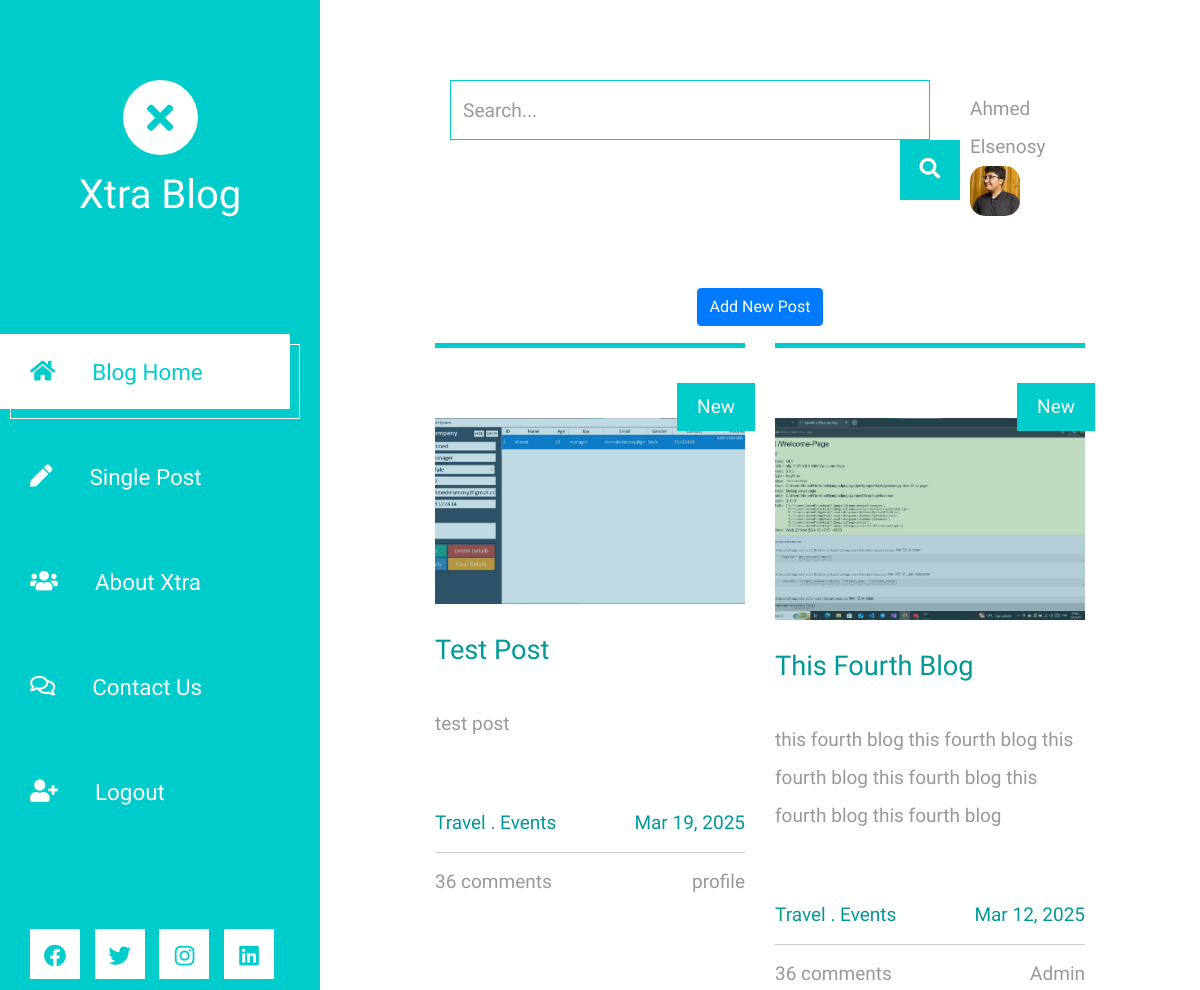
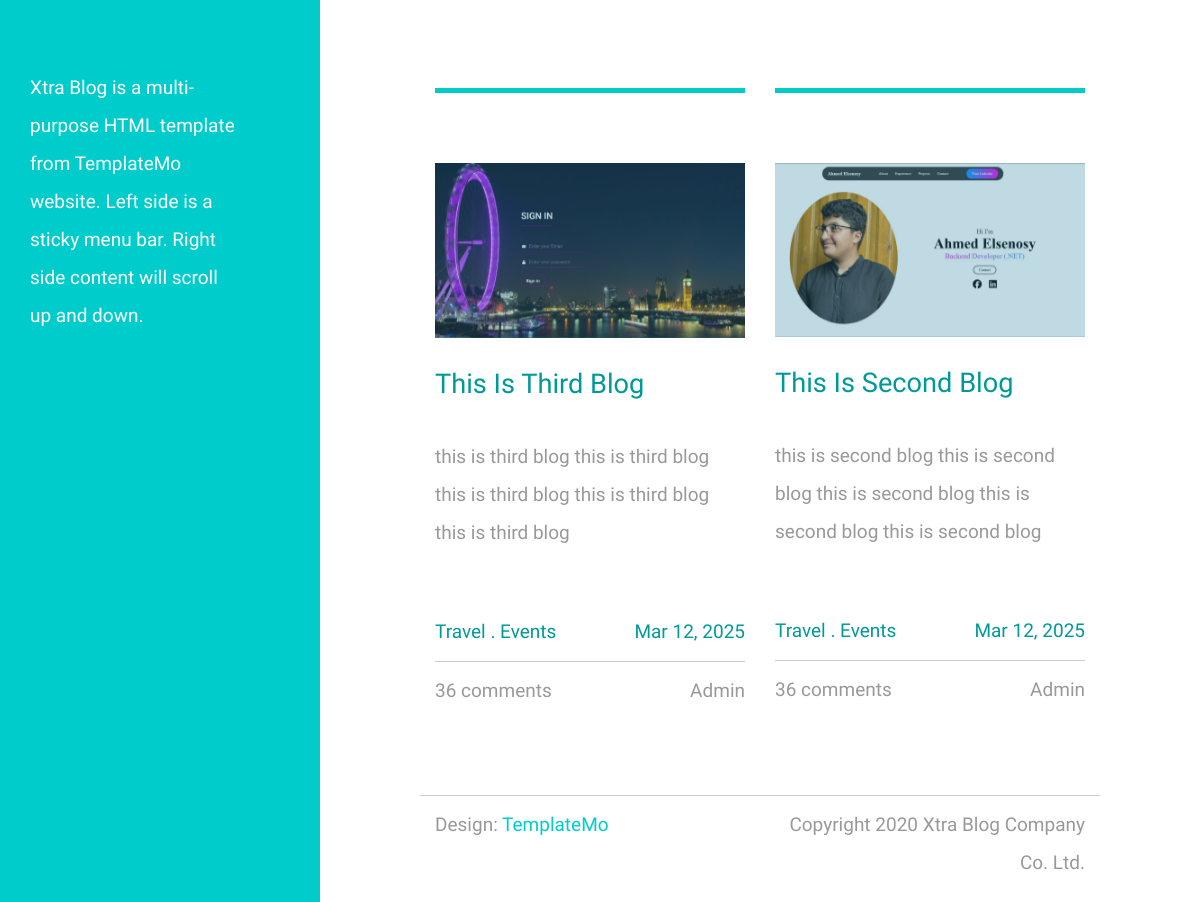
/home/ (signed in), run on an earlier commit of the app's database (2 pictures, top to bottom).
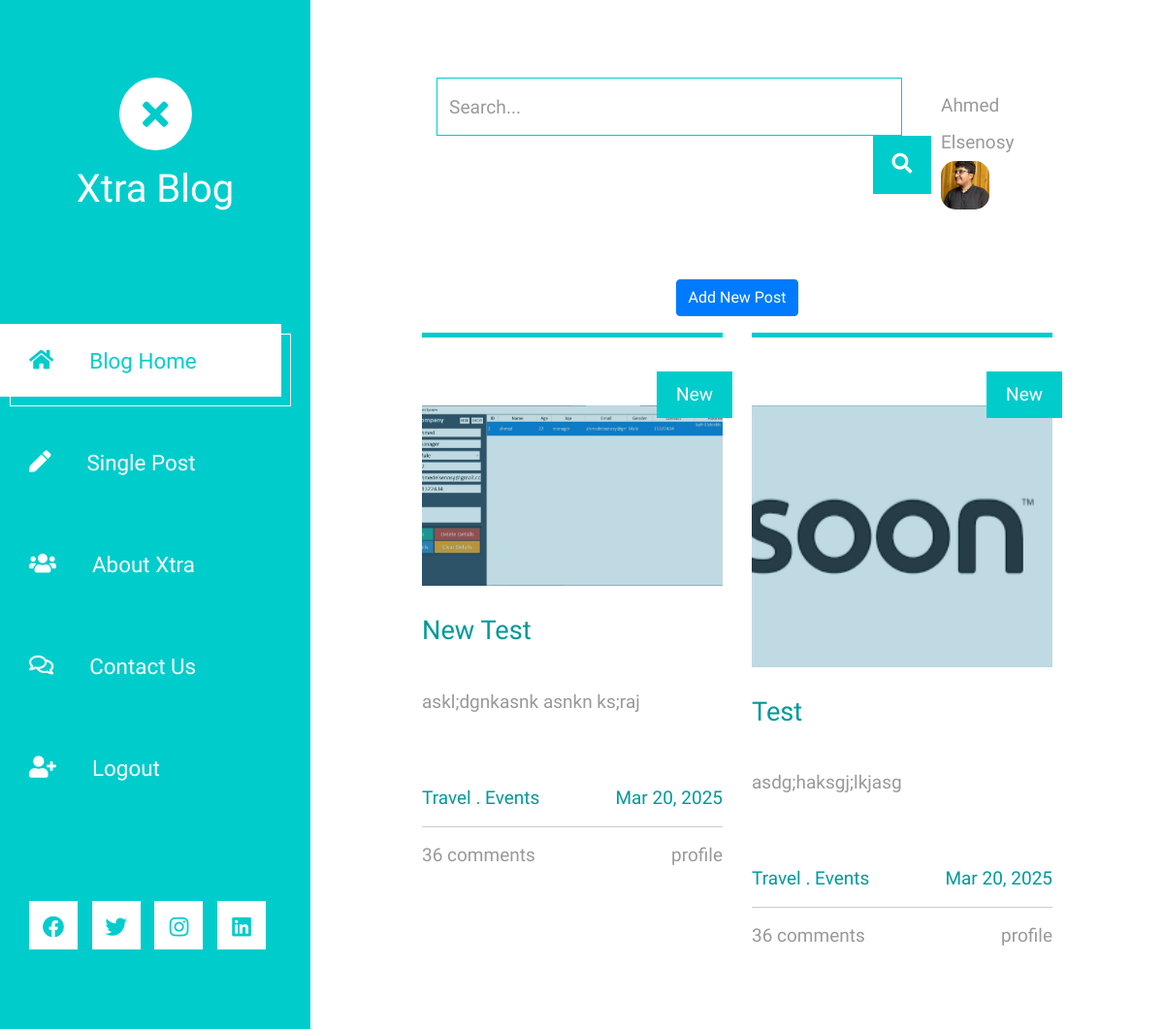
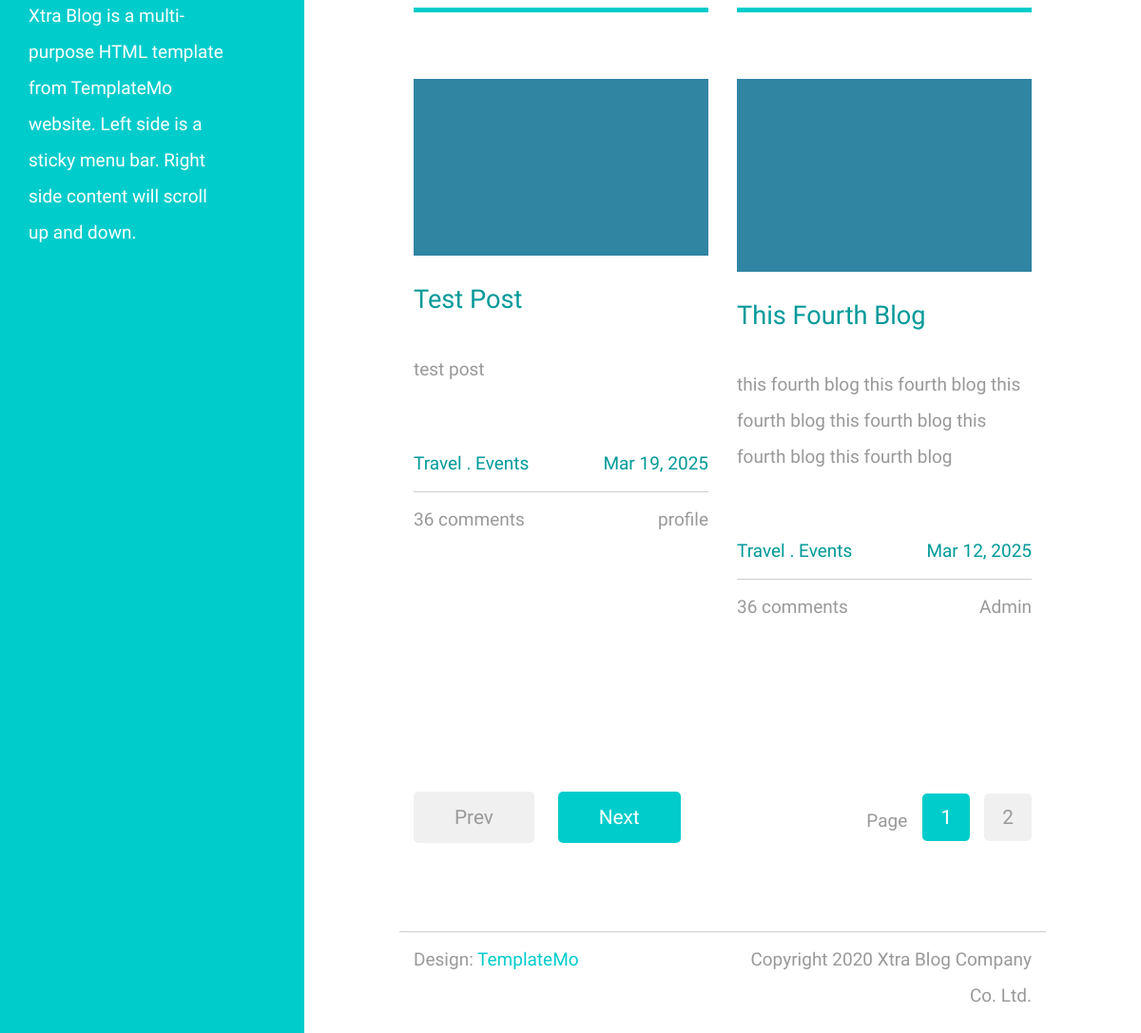
And on a later commit of the database (2 pictures, top to bottom).
### accounts/models.py (models this page shows, shortened)
class Profile (models.Model):
    user = models.OneToOneField(User , on_delete=models.CASCADE)
    name = models.CharField(max_length=200)
    age = models.IntegerField(default=0 , blank=True)
    img = models.ImageField(upload_to='profile_img/' , blank=True)
    bio = models.TextField()

### blog/models.py (models this page shows, shortened)
class Blog (models.Model):
    title = models.CharField(max_length=500)
    content = models.TextField()
    date = models.DateTimeField(auto_now_add=True)
    img = models.ImageField(upload_to='BlogImg/')
    author = models.ForeignKey(User, on_delete=models.CASCADE)
    tags = TaggableManager()
    def get_absolute_url(self):
        return reverse("detail_blog", kwargs={"pk": self.pk})

### blog/views.py (the view)
# urls.py: path('', home, name='home'),
@login_required
def home (request):
    search = request.GET.get('search')
    if search:
        all_blogs = Blog.objects.filter(Q(title__icontains = search) & Q(content__icontains = search)).order_by('-id')
    else:
        all_blogs = Blog.objects.all().order_by('-id')
    page = request.GET.get('page',1)
    paginator = Paginator(all_blogs,4)
    try:
        posts = paginator.page(page)
    except PageNotAnInteger:
        posts = paginator.page(1)
    except EmptyPage:
        posts = paginator.page(paginator.num_pages)
    return render(request, 'index.html',{'all_blogs':posts})

### blog/templates/index.html
{% extends 'base.html' %}
{% load static %}
{% block content %}
    <div style="display: flex; justify-content: center; align-items: center; margin: 7px;">
        <a href="{% url 'create_post' %}"><button class="btn btn-primary">Add New Post</button></a>
    </div>
    <div class="row tm-row">
        {% for blog in all_blogs %}
            <article class="col-12 col-md-6 tm-post">
                <hr class="tm-hr-primary">
                <a href="{{blog.get_absolute_url}}" class="effect-lily tm-post-link tm-pt-60">
                    <div class="tm-post-link-inner">
                        <img src="{{blog.img.url}}" alt="Image" class="img-fluid">
                    </div>
                    {% if forloop.counter == 1 or forloop.counter == 2 %}
                    <span class="position-absolute tm-new-badge">New</span>
                    {% endif %}
                    <h2 class="tm-pt-30 tm-color-primary tm-post-title">{{blog.title|title}}</h2>
                </a>
                <p class="tm-pt-30">
                    {{blog.content}}
                </p>
                <div class="d-flex justify-content-between tm-pt-45">
                    <span class="tm-color-primary">Travel . Events</span>
                    <span class="tm-color-primary">{{blog.date|date:'M d, Y'}}</span>
                </div>
                <hr>
                <div class="d-flex justify-content-between">
                    <span>36 comments</span>
                    <span>{{blog.author}}</span>
                </div>
            </article>
        {% endfor %}
    </div>
    {% if all_blogs.has_other_pages %}
        <div class="row tm-row tm-mt-100 tm-mb-75">
            <div class="tm-prev-next-wrapper">
                {% if all_blogs.has_previous %}
                    <a href="?page={{all_blogs.previous_page_number}}" class="mb-2 tm-btn tm-btn-primary tm-prev-next tm-mr-20">Prev</a>
                {% else %}
                    <a href="#" class="mb-2 tm-btn tm-btn-primary tm-prev-next disabled tm-mr-20">Prev</a>
                {% endif %}
                {% if all_blogs.has_next %}
                    <a href="?page={{all_blogs.next_page_number}}" class="mb-2 tm-btn tm-btn-primary tm-prev-next">Next</a>
                {% else %}
                    <a href="#" class="mb-2 tm-btn tm-btn-primary disabled tm-prev-next">Next</a>
                {% endif %}
            </div>
            <div class="tm-paging-wrapper">
                <span class="d-inline-block mr-3">Page</span>
                <nav class="tm-paging-nav d-inline-block">
                    <ul>
                        {% for p in all_blogs.paginator.page_range %}
                            {% if all_blogs.number == p %}
                                <li class="tm-paging-item active">
                                    <a href="?page={{ p }}" class="mb-2 tm-btn tm-paging-link">{{ p }}</a>
                                </li>
                            {% else %}
                                <li class="tm-paging-item">
                                    <a href="?page={{ p }}" class="mb-2 tm-btn tm-paging-link">{{ p }}</a>
                                </li>
                            {% endif %}
                        {% endfor %}
                    </ul>
                </nav>
            </div>
        </div>
    {% endif %}
{% endblock content %}

### templates/base.html (shortened to what this page needs)
{% load static %}
<!DOCTYPE html>
<html lang="en">
<head>
	<link rel="stylesheet" href="{% static 'fontawesome/css/all.min.css' %}">
    <link href="{% static 'css/bootstrap.min.css' %}" rel="stylesheet">
    <link href="{% static 'css/templatemo-xtra-blog.css' %}" rel="stylesheet">
</head>
<body>
	<header class="tm-header" id="tm-header">
        <div class="tm-header-wrapper">
            <div class="tm-site-header">
                <div class="mb-3 mx-auto tm-site-logo"><i class="fas fa-times fa-2x"></i></div>
                <h1 class="text-center">Xtra Blog</h1>
            </div>
            <nav class="tm-nav" id="tm-nav">
                <ul>
                    <li class="tm-nav-item active"><a href="index.html" class="tm-nav-link">
                        <i class="fas fa-home"></i>
                        Blog Home
                    </a></li>
                    <li class="tm-nav-item"><a href="post.html" class="tm-nav-link">
                        <i class="fas fa-pen"></i>
                        Single Post
                    </a></li>
                    <li class="tm-nav-item"><a href="about.html" class="tm-nav-link">
                        <i class="fas fa-users"></i>
                        About Xtra
                    </a></li>
                    <li class="tm-nav-item"><a href="contact.html" class="tm-nav-link">
                        <i class="far fa-comments"></i>
                        Contact Us
                    </a></li>
                    {% if request.user.is_authenticated %}
                    <li class="tm-nav-item"><a href="{% url 'logout' %}" class="tm-nav-link">
                        <i class="fas fa-user-plus"></i>
                        Logout
                    </a></li>
                    {% endif %}
                </ul>
            </nav>
            <div class="tm-mb-65">
                <a rel="nofollow" href="https://fb.com/templatemo" class="tm-social-link">
                    <i class="fab fa-facebook tm-social-icon"></i>
                </a>
                <a href="https://twitter.com" class="tm-social-link">
                    <i class="fab fa-twitter tm-social-icon"></i>
                </a>
                <a href="https://instagram.com" class="tm-social-link">
                    <i class="fab fa-instagram tm-social-icon"></i>
                </a>
                <a href="https://linkedin.com" class="tm-social-link">
                    <i class="fab fa-linkedin tm-social-icon"></i>
                </a>
            </div>
            <p class="tm-mb-80 pr-5 text-white">
                Xtra Blog is a multi-purpose HTML template from TemplateMo website. Left side is a sticky menu bar. Right side content will scroll up and down.
            </p>
        </div>
    </header>
    <div class="container-fluid">
        <main class="tm-main">
                <div class="col-12" style="display: flex; justify-content: space-between;">
                    {% if request.path == '/home/' %}
                        <form class="form-inline tm-mb-80 tm-search-form" action="{% url 'home' %}">
                            <input class="form-control tm-search-input" name="search" type="search" placeholder="Search..." aria-label="Search">
                            <button class="tm-search-button" type="submit">
                                <i class="fas fa-search tm-search-icon" aria-hidden="true"></i>
                            </button>
                        </form>
                    {% endif %}
                    <div style="margin: 10px;">
                        <a href="{% if request.user.profile.id %}{% url 'profile' request.user.profile.id %}{% endif %}" class="tm-profile-link">
                            <span class="tm-profile-name">{{request.user.profile.name}}</span>
                            <img src="{% if request.user.profile.img %}
                            {{request.user.profile.img.url}}
                            {% endif %} " height="50" width="50" alt="" style="border-radius: 30%; object-fit: cover;">
                        </a>
                    </div>
                </div>
            {% block content %}
            {% endblock content %}
            <footer class="row tm-row">
                <hr class="col-12">
                <div class="col-md-6 col-12 tm-color-gray">
                    Design: <a rel="nofollow" target="_parent" href="https://templatemo.com" class="tm-external-link">TemplateMo</a>
                </div>
                <div class="col-md-6 col-12 tm-color-gray tm-copyright">
                    Copyright 2020 Xtra Blog Company Co. Ltd.
                </div>
            </footer>
        </main>
    </div>
</body>
</html>

What changed in the data, as far as the page shows it:
no longer on this page (row unchanged): Blog: img (picture), title "This Is Third Blog", content "this is third blog this is third blog this is third blog this is third blog this is third blog", date "Mar 12, 2025", author "Admin"
no longer on this page (row unchanged): Blog: img (picture), title "This Is Second Blog", content "this is second blog this is second blog this is second blog this is second blog this is second blog", date "Mar 12, 2025", author "Admin"
added Blog: img (picture), shows "New", title "New Test", content "askl;dgnkasnk asnkn ks;raj", date "Mar 20, 2025", author "profile"
added Blog: img (picture), shows "New", title "Test", content "asdg;haksgj;lkjasg", date "Mar 20, 2025", author "profile"
shown differently, row unchanged: Blog "Test Post": no longer shows "New"
shown differently, row unchanged: Blog "This Fourth Blog": no longer shows "New"
Also different on the page:
text now shown: "Prev Next Page"
new list line: "1"
new list line: "2"
